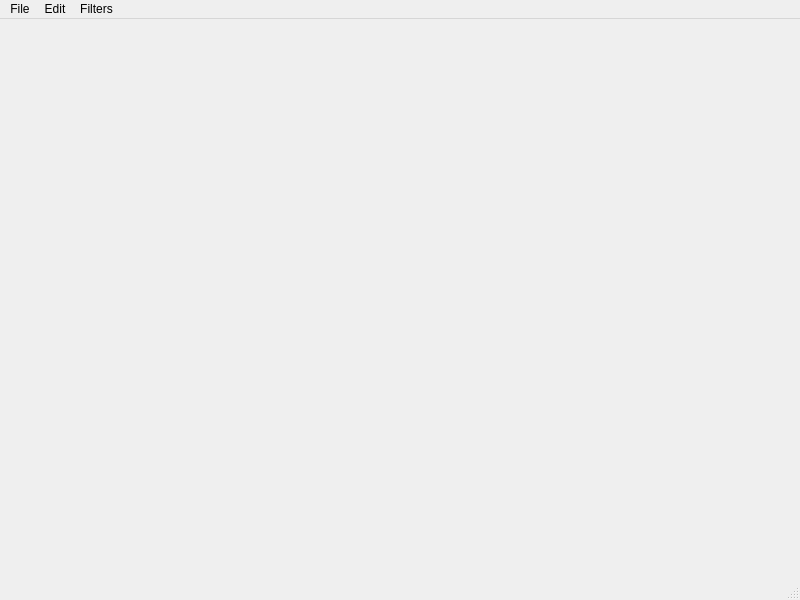
<?xml version="1.0" encoding="UTF-8"?>
<ui version="4.0">
 <class>MainWindow</class>
 <widget class="QMainWindow" name="MainWindow">
  <property name="geometry">
   <rect>
    <x>0</x>
    <y>0</y>
    <width>800</width>
    <height>600</height>
   </rect>
  </property>
  <property name="windowTitle">
   <string>MainWindow</string>
  </property>
  <widget class="QWidget" name="centralWidget"/>
  <widget class="QMenuBar" name="menuBar">
   <property name="geometry">
    <rect>
     <x>0</x>
     <y>0</y>
     <width>800</width>
     <height>25</height>
    </rect>
   </property>
   <widget class="QMenu" name="menuFile">
    <property name="title">
     <string>File</string>
    </property>
    <addaction name="actionOpen"/>
    <addaction name="actionOpenJsonLogs"/>
    <addaction name="separator"/>
    <addaction name="separator"/>
    <addaction name="actionLoadConfiguration"/>
    <addaction name="actionSaveConfiguration"/>
    <addaction name="actionExit"/>
   </widget>
   <widget class="QMenu" name="menuEdit">
    <property name="title">
     <string>Edit</string>
    </property>
    <addaction name="actionCopy"/>
    <addaction name="actionFind"/>
   </widget>
   <widget class="QMenu" name="menuFilters">
    <property name="title">
     <string>Filters</string>
    </property>
    <addaction name="actionAdd"/>
    <addaction name="actionShow"/>
    <addaction name="actionDisable"/>
    <addaction name="actionClear"/>
   </widget>
   <addaction name="menuFile"/>
   <addaction name="menuEdit"/>
   <addaction name="menuFilters"/>
  </widget>
  <widget class="QStatusBar" name="statusBar"/>
  <action name="actionOpen">
   <property name="text">
    <string>Open...</string>
   </property>
   <property name="toolTip">
    <string>Open log file</string>
   </property>
   <property name="shortcut">
    <string>Ctrl+O</string>
   </property>
  </action>
  <action name="actionExit">
   <property name="text">
    <string>Exit</string>
   </property>
  </action>
  <action name="actionLoadConfiguration">
   <property name="text">
    <string>Load Configuration...</string>
   </property>
   <property name="iconText">
    <string>Load Configuration...</string>
   </property>
   <property name="toolTip">
    <string>Load Configuration...</string>
   </property>
  </action>
  <action name="actionOpenJsonLogs">
   <property name="text">
    <string>Open JSON Logs...</string>
   </property>
  </action>
  <action name="actionSaveConfiguration">
   <property name="text">
    <string>Save Configuration...</string>
   </property>
   <property name="shortcut">
    <string>Ctrl+S</string>
   </property>
  </action>
  <action name="actionCopy">
   <property name="text">
    <string>Copy</string>
   </property>
   <property name="shortcut">
    <string>Ctrl+S</string>
   </property>
  </action>
  <action name="actionFind">
   <property name="text">
    <string>Find</string>
   </property>
   <property name="shortcut">
    <string>Ctrl+F</string>
   </property>
  </action>
  <action name="actionAdd">
   <property name="text">
    <string>Add</string>
   </property>
  </action>
  <action name="actionShow">
   <property name="text">
    <string>Show</string>
   </property>
  </action>
  <action name="actionDisable">
   <property name="text">
    <string>Disable</string>
   </property>
  </action>
  <action name="actionClear">
   <property name="text">
    <string>Clear</string>
   </property>
  </action>
 </widget>
 <resources/>
 <connections/>
</ui>
